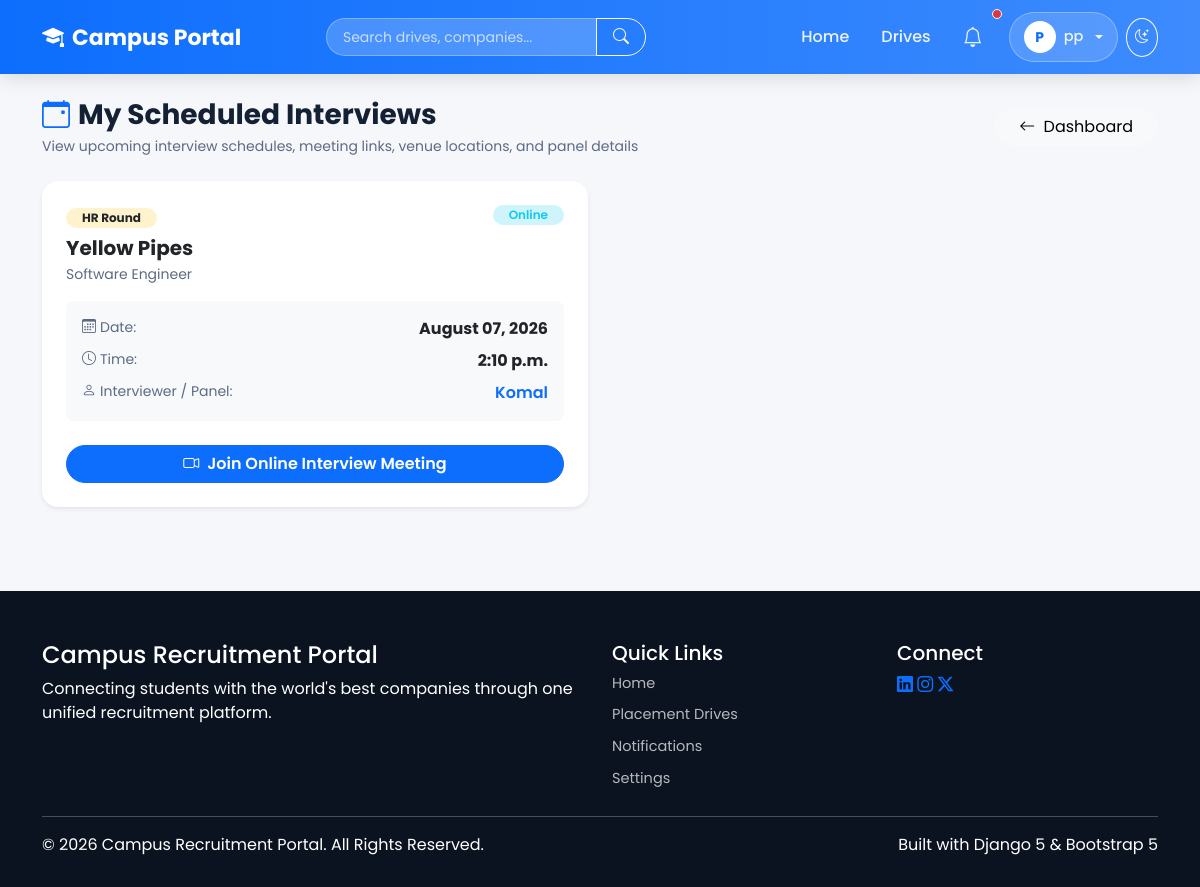
The app's page /student/interviews/ (signed in) with its own data.
### accounts/models.py (models this page shows, shortened)
class CustomUser(AbstractUser):
    ROLE_CHOICES = [
        ("student", "Student"),
        ("recruiter", "Recruiter"),
        ("placement_officer", "Placement Officer"),
    ]
    email = models.EmailField(unique=True)
    phone_number = models.CharField(
        max_length=15,
        blank=True
    )
    role = models.CharField(
        max_length=25,
        choices=ROLE_CHOICES,
        default="student",
    )
    objects = CustomUserManager()
    USERNAME_FIELD = "email"
    REQUIRED_FIELDS = ["username"]

### interviews/models.py (models this page shows, shortened)
class Interview(models.Model):
    INTERVIEW_TYPES = [
        ("Technical", "Technical"),
        ("HR", "HR"),
        ("Managerial", "Managerial"),
    ]
    application = models.OneToOneField(
        Application,
        on_delete=models.CASCADE
    )
    interview_type = models.CharField(
        max_length=20,
        choices=INTERVIEW_TYPES
    )
    interview_date = models.DateField()
    interview_time = models.TimeField()
    mode = models.CharField(
        max_length=20,
        choices=[
            ("Online", "Online"),
            ("Offline", "Offline"),
        ]
    )
    meeting_link = models.URLField(
        blank=True,
        null=True
    )
    venue = models.CharField(
        max_length=255,
        blank=True
    )
    interviewer = models.CharField(
        max_length=100
    )

### placement/models.py (models this page shows, shortened)
class Application(models.Model):
    STATUS = (
        ("Applied", "Applied"),
        ("Shortlisted", "Shortlisted"),
        ("Interview", "Interview"),
        ("Selected", "Selected"),
        ("Rejected", "Rejected"),
    )
    student = models.ForeignKey(
        StudentProfile,
        on_delete=models.CASCADE
    )
    drive = models.ForeignKey(
        PlacementDrive,
        on_delete=models.CASCADE
    )
    applied_on = models.DateTimeField(auto_now_add=True)
    status = models.CharField(
        max_length=20,
        choices=STATUS,
        default="Applied"
    )
    class Meta:
        unique_together = ("student", "drive")

class PlacementDrive(models.Model):
    company = models.ForeignKey(
        Company,
        on_delete=models.CASCADE,
        related_name="drives"
    )
    job_role = models.CharField(max_length=150)
    package = models.DecimalField(
        max_digits=8,
        decimal_places=2
    )
    location = models.CharField(max_length=100)
    eligibility_cgpa = models.DecimalField(
        max_digits=4,
        decimal_places=2
    )
    description = models.TextField()
    deadline = models.DateField()
    created_by = models.ForeignKey(
        PlacementOfficerProfile,
        on_delete=models.SET_NULL,
        null=True,
        blank=True
    )
    recruiter = models.ForeignKey(
        "recruiters.RecruiterProfile",
        on_delete=models.SET_NULL,
        null=True,
        blank=True,
        related_name="created_drives"
    )
    created_at = models.DateTimeField(default=timezone.now)
    is_active = models.BooleanField(default=True)

class Company(models.Model):
    name = models.CharField(max_length=150)
    website = models.URLField(blank=True)
    email = models.EmailField(blank=True)
    description = models.TextField(blank=True)
    location = models.CharField(max_length=100)
    logo = models.ImageField(
        upload_to="company_logos/",
        blank=True,
        null=True
    )
    recruiter = models.ForeignKey(
        "recruiters.RecruiterProfile",
        on_delete=models.SET_NULL,
        null=True,
        blank=True,
        related_name="companies"
    )
    is_approved = models.BooleanField(default=True)

### students/views.py (the view)
# urls.py: path("interviews/", views.student_interviews, name="student_interviews"),
@login_required
def student_interviews(request):
    interviews = Interview.objects.filter(application__student__user=request.user).select_related(
        "application", "application__drive", "application__drive__company"
    ).order_by("-interview_date")
    return render(request, "students/interviews.html", {"interviews": interviews})

### templates/students/interviews.html (shortened to what this page needs)
{% extends "base.html" %}
{% block content %}
<div class="container py-4">
    <div class="d-flex flex-column flex-md-row align-items-md-center justify-content-between mb-4">
        <div>
            <h3 class="fw-bold mb-1"><i class="bi bi-calendar-event text-primary me-2"></i>My Scheduled Interviews</h3>
            <p class="text-muted small mb-0">View upcoming interview schedules, meeting links, venue locations, and panel details</p>
        </div>
        <div class="mt-3 mt-md-0">
            <a href="{% url 'student_dashboard' %}" class="btn btn-light rounded-pill px-4">
                <i class="bi bi-arrow-left me-1"></i> Dashboard
            </a>
        </div>
    </div>
    {% if interviews %}
    <div class="row g-4">
        {% for interview in interviews %}
        <div class="col-md-6">
            <div class="card border-0 shadow-sm rounded-4 bg-white p-4 h-100">
                <div class="d-flex justify-content-between align-items-start mb-3">
                    <div>
                        <span class="badge bg-warning-subtle text-dark px-3 py-1 rounded-pill fw-bold mb-2">{{ interview.interview_type }} Round</span>
                        <h5 class="fw-bold mb-1 text-dark">{{ interview.application.drive.company.name }}</h5>
                        <p class="text-muted small mb-0">{{ interview.application.drive.job_role }}</p>
                    </div>
                    <span class="badge {% if interview.mode == 'Online' %}bg-info-subtle text-info{% else %}bg-secondary-subtle text-secondary{% endif %} rounded-pill px-3 py-1 fw-semibold">
                        {{ interview.mode }}
                    </span>
                </div>
                <div class="bg-light p-3 rounded-3 mb-3">
                    <div class="d-flex justify-content-between mb-2">
                        <span class="text-muted small"><i class="bi bi-calendar3 me-1"></i>Date:</span>
                        <span class="fw-bold text-dark">{{ interview.interview_date|date:"F d, Y" }}</span>
                    </div>
                    <div class="d-flex justify-content-between mb-2">
                        <span class="text-muted small"><i class="bi bi-clock me-1"></i>Time:</span>
                        <span class="fw-bold text-dark">{{ interview.interview_time }}</span>
                    </div>
                    <div class="d-flex justify-content-between">
                        <span class="text-muted small"><i class="bi bi-person me-1"></i>Interviewer / Panel:</span>
                        <span class="fw-semibold text-primary">{{ interview.interviewer }}</span>
                    </div>
                </div>
                {% if interview.mode == 'Online' and interview.meeting_link %}
                <div class="mt-auto pt-2">
                    <a href="{{ interview.meeting_link }}" target="_blank" class="btn btn-primary rounded-pill w-100 fw-semibold">
                        <i class="bi bi-camera-video me-1"></i> Join Online Interview Meeting
                    </a>
                </div>
                {% elif interview.venue %}
                <div class="mt-auto pt-2">
                    <div class="alert alert-secondary mb-0 border-0 rounded-3 py-2 small">
                        <i class="bi bi-geo-alt-fill me-1 text-danger"></i><strong>Venue:</strong> {{ interview.venue }}
                    </div>
                </div>
                {% endif %}
            </div>
        </div>
        {% endfor %}
    </div>
    {% else %}
    <div class="card border-0 shadow-sm rounded-4 p-5 text-center bg-white">
        <i class="bi bi-calendar-x fs-1 text-muted"></i>
        <h5 class="fw-bold mt-3">No Scheduled Interviews</h5>
        <p class="text-muted">You do not have any active interview invitations scheduled right now.</p>
    </div>
    {% endif %}
</div>
{% endblock %}

### templates/base.html (shortened to what this page needs)
<!DOCTYPE html>
<html lang="en">
<head>
<link href="https://cdn.jsdelivr.net/npm/bootstrap@5.3.3/dist/css/bootstrap.min.css" rel="stylesheet">
<link rel="stylesheet" href="https://cdn.jsdelivr.net/npm/bootstrap-icons@1.11.3/font/bootstrap-icons.min.css">
</head>
<body>
<nav class="navbar navbar-expand-lg sticky-top">
<div class="container">
    <a class="navbar-brand" href="/"><i class="bi bi-mortarboard-fill"></i> Campus Portal</a>
    <div class="collapse navbar-collapse" id="nav">
        <form action="{% url 'global_search' %}" method="GET" class="d-flex mx-auto my-2 my-lg-0" style="max-width: 320px; width: 100%;">
            <div class="input-group">
                <input type="text" name="q" class="form-control nav-search-input" placeholder="Search drives, companies..." value="{{ request.GET.q }}">
                <button class="btn btn-outline-light rounded-end-pill px-3" type="submit"><i class="bi bi-search"></i></button>
            </div>
        </form>
        <ul class="navbar-nav ms-auto align-items-lg-center">
            <li class="nav-item">
                <a class="nav-link {% if request.resolver_match.url_name == 'home' %}active{% endif %}" href="/">Home</a>
            </li>
            <li class="nav-item">
                <a class="nav-link" href="{% url 'placement_drives' %}">Drives</a>
            </li>
            {% if user.is_authenticated %}
                <li class="nav-item me-2">
                    <a class="nav-link position-relative" href="{% url 'notifications_list' %}" title="Notifications">
                        <i class="bi bi-bell fs-5"></i>
                        {% if user.notifications.filter.is_read.count > 0 or user.notifications.count > 0 %}
                            <span class="position-absolute top-0 start-100 translate-middle p-1 bg-danger border border-light rounded-circle"></span>
                        {% endif %}
                    </a>
                </li>
                <li class="nav-item dropdown">
                    <a class="nav-link user-menu-toggle dropdown-toggle" href="#" role="button" data-bs-toggle="dropdown">
                        <span class="user-avatar-circle">{{ user.first_name|default:user.username|first|upper }}</span>
                        <span>{{ user.first_name|default:user.username }}</span>
                    </a>
                </li>
            {% endif %}
            <li class="nav-item ms-lg-2 mt-2 mt-lg-0">
                <button onclick="toggleTheme()" class="btn btn-sm btn-outline-light rounded-circle p-2" id="themeToggleBtn" title="Toggle Theme" aria-label="Toggle theme">
                    <i class="bi bi-moon-stars"></i>
                </button>
            </li>
        </ul>
    </div>
</div>
</nav>
<main>
{% block content %}
{% endblock %}
</main>
<footer>
<div class="container">
    <div class="row">
        <div class="col-md-6 mb-4 mb-md-0">
            <h4>Campus Recruitment Portal</h4>
            <p>Connecting students with the world's best companies through one unified recruitment platform.</p>
        </div>
        <div class="col-md-3 mb-4 mb-md-0">
            <h5>Quick Links</h5>
            <a href="/" class="footer-link">Home</a>
            <a href="{% url 'placement_drives' %}" class="footer-link">Placement Drives</a>
            <a href="{% url 'notifications_list' %}" class="footer-link">Notifications</a>
            <a href="{% url 'user_settings' %}" class="footer-link">Settings</a>
        </div>
        <div class="col-md-3">
            <h5>Connect</h5>
            <div>
                <a href="#" class="social-icon"><i class="bi bi-linkedin"></i></a>
                <a href="#" class="social-icon"><i class="bi bi-instagram"></i></a>
                <a href="#" class="social-icon"><i class="bi bi-twitter-x"></i></a>
            </div>
        </div>
    </div>
    <hr>
    <div class="d-flex flex-column flex-md-row justify-content-between align-items-center">
        <p class="footer-bottom mb-0">© 2026 Campus Recruitment Portal. All Rights Reserved.</p>
        <p class="footer-bottom mb-0">Built with Django 5 & Bootstrap 5</p>
    </div>
</div>
</footer>
</body>
</html>

### templates/base.html (style rules this page uses)
:root { --brand-blue: #0d6efd; --brand-blue-light: #3d8bfd; --brand-dark: #0b1320; --text-muted: #5c6b82; --bg-soft: #f5f7fb; --surface: #ffffff; --surface-2: #f8f9fc; --border-color: #e5eaf2; --text-color: #142033; --radius-lg: 20px; --radius-md: 14px; }
body { font-family: 'Poppins', sans-serif; background: var(--bg-soft); color: var(--text-color); display: flex; flex-direction: column; min-height: 100vh; transition: background-color 0.3s ease, color 0.3s ease; }
main { flex: 1; }
a { color: var(--brand-blue); }
.card, .list-group-item, .table, .form-control, .form-select, .alert { border-color: var(--border-color); }
.card { background: var(--surface); color: var(--text-color); border: 1px solid var(--border-color); border-radius: var(--radius-lg); box-shadow: 0 10px 30px rgba(0, 0, 0, 0.06); }
.form-control, .form-select, .form-control:focus, .form-select:focus { background: var(--surface-2); color: var(--text-color); border-color: var(--border-color); }
.text-muted { color: var(--text-muted) !important; }
.navbar { background: linear-gradient(90deg, var(--brand-blue), var(--brand-blue-light)); box-shadow: 0 4px 20px rgba(0, 0, 0, .12); padding: 12px 0; }
.navbar-brand { font-size: 22px; font-weight: 700; color: #fff !important; display: flex; align-items: center; gap: 8px; }
.nav-link { color: rgba(255, 255, 255, .9) !important; font-weight: 500; margin-left: 4px; padding: 8px 14px !important; border-radius: 30px; transition: .25s; }
.nav-search-input { background: rgba(255, 255, 255, 0.2); border: 1px solid rgba(255, 255, 255, 0.3); color: #fff; border-radius: 30px; padding: 6px 16px; font-size: 14px; }
.nav-search-input::placeholder { color: rgba(255, 255, 255, 0.7); }
.user-menu-toggle { display: flex; align-items: center; gap: 8px; background: rgba(255, 255, 255, .15); border: 1px solid rgba(255, 255, 255, .3); color: #fff; border-radius: 30px; padding: 5px 14px 5px 5px; font-weight: 500; font-size: 14.5px; }
.user-avatar-circle { width: 32px; height: 32px; border-radius: 50%; background: #fff; color: var(--brand-blue); font-weight: 700; display: flex; align-items: center; justify-content: center; font-size: 14px; }
footer { background: var(--brand-dark); color: #fff; padding: 50px 0 30px; margin-top: 60px; }
footer .footer-link { color: rgba(255, 255, 255, .7); text-decoration: none; display: block; margin-bottom: 10px; font-size: 14.5px; transition: .2s; }

### records on screen
CustomUser: first_name|first "P", first_name "pp"
Interview: interview_type "HR", application.drive.company.name "Yellow Pipes", application.drive.job_role "Software Engineer", mode "Online", interview_date "August 07, 2026", interview_time "2:10 p.m.", interviewer "Komal"
